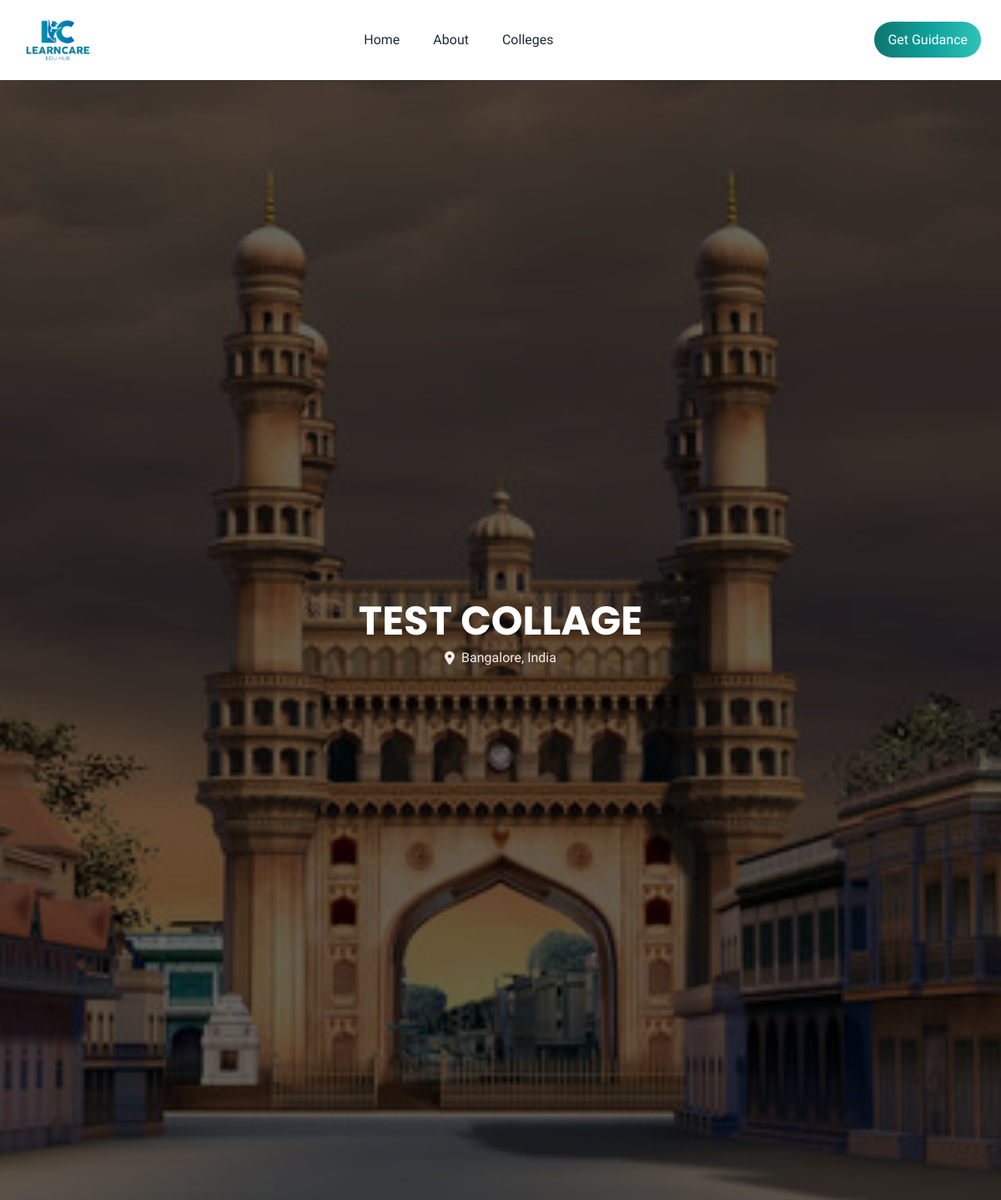
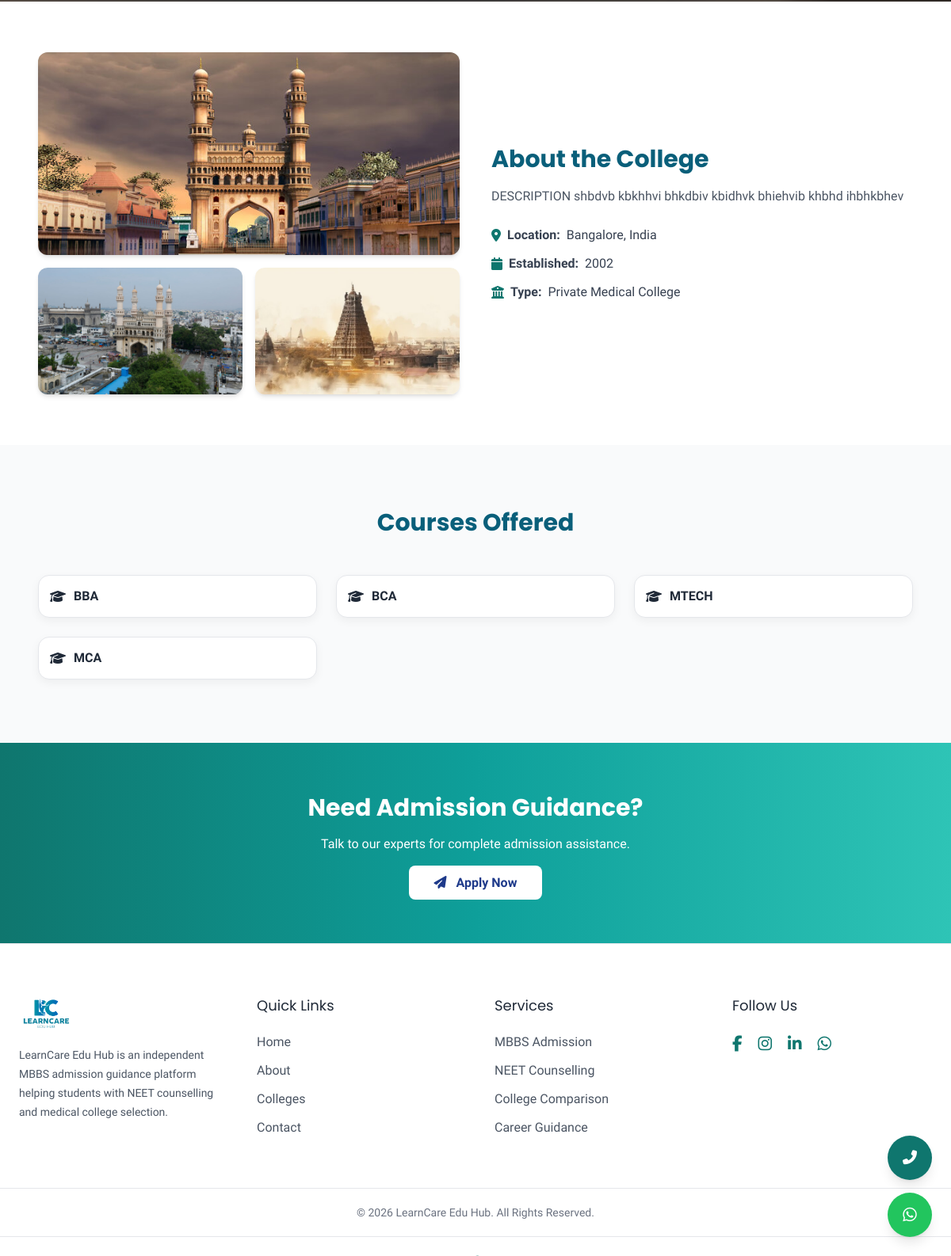
Page /collage/details/test-collage/ on the committed database (2 pictures, top to bottom).
### app/models.py (models this page shows, shortened)
class College(models.Model):
    slug = models.SlugField(unique=True)
    name = models.CharField(max_length=255)
    description = models.TextField()
    since = models.CharField(max_length=255, null=True, blank=True)
    type = models.CharField(
        max_length=255,
        default='Private Medical College',
        blank=True
    )
    courses = models.ManyToManyField(Course)
    location = models.ForeignKey(Location, on_delete=models.CASCADE)
    image1 = models.ImageField(upload_to='colleges/')
    image2 = models.ImageField(upload_to='colleges/', null=True, blank=True)
    image3 = models.ImageField(upload_to='colleges/' , null=True, blank=True)
    class Meta:
        verbose_name = "College"
        verbose_name_plural = "Colleges"
        ordering = ['name']

class Location(models.Model):
    state = models.CharField(max_length=255)
    image = models.ImageField(upload_to='locations/')
    class Meta:
        verbose_name = "Location"
        verbose_name_plural = "Locations"

class Course(models.Model):
    name = models.CharField(max_length=255)
    class Meta:
        verbose_name = "Course"
        verbose_name_plural = "Courses"

### app/views.py (the view)
# urls.py: path('collage/details/<slug:slug>/',views.college_details,name="college_details"),
def college_details(request,slug):
    college_details = get_object_or_404(College, slug=slug)
    return render(request,'college_details.html', {'college': college_details})

### app/templates/college_details.html (shortened to what this page needs)
{% extends "base.html" %}
{% block content %}
<section class="relative h-[35vh] md:h-[45vh] bg-center bg-cover flex items-center justify-center text-white"
    style="background-image:url('{{ college.image1.url }}');">
    <div class="absolute inset-0 bg-black/60"></div>
    <div class="relative text-center px-6">
        <h1 class="text-3xl md:text-5xl font-bold">{{ college.name }}</h1>
        <p class="text-white/90 mt-2 flex items-center justify-center gap-2">
            <i class="fa-solid fa-location-dot"></i> {{ college.location.state }}, India
        </p>
    </div>
</section>
<section class="py-16 bg-white">
    <div class="max-w-6xl mx-auto px-6 grid md:grid-cols-2 gap-10 items-center">
        <div class="grid grid-cols-2 gap-4">
            <img src="{{ college.image1.url }}"
                onclick="openImage(this.src)"
                class="rounded-xl shadow-md col-span-2 h-64 w-full object-cover cursor-pointer">
            {% if college.image2 %}
            <img src="{{ college.image2.url }}"
                onclick="openImage(this.src)"
                class="rounded-xl shadow-md h-40 w-full object-cover hover:scale-105 transition cursor-pointer">
            {% endif %}
            {% if college.image3 %}
            <img src="{{ college.image3.url }}"
                onclick="openImage(this.src)"
                class="rounded-xl shadow-md h-40 w-full object-cover hover:scale-105 transition cursor-pointer">
            {% endif %}
        </div>
        <div>
            <h2 class="text-3xl font-bold text-lcDark mb-4">
                About the College
            </h2>
            <p class="text-gray-600 leading-relaxed mb-6 text-justify">
                {{ college.description }}
            </p>
            <div class="space-y-3 text-gray-700">
                <p class="flex items-center gap-2">
                    <i class="fa-solid fa-location-dot text-lcPrimary"></i>
                    <strong>Location:</strong> {{ college.location.state }}, India
                </p>
                <p class="flex items-center gap-2">
                    <i class="fa-solid fa-calendar text-lcPrimary"></i>
                    <strong>Established:</strong> {{ college.since|default:"N/A" }}
                </p>
                <p class="flex items-center gap-2">
                    <i class="fa-solid fa-building-columns text-lcPrimary"></i>
                    <strong>Type:</strong> {{ college.type }}
                </p>
            </div>
        </div>
    </div>
</section>
<section class="py-20 bg-gray-50">
    <div class="max-w-6xl mx-auto px-6">
        <h2 class="text-3xl font-bold text-center text-lcDark mb-12">
            Courses Offered
        </h2>
        <div class="grid md:grid-cols-2 lg:grid-cols-3 gap-6">
            {% for course in college.courses.all %}
                <div class="course-box">
                    <i class="fa-solid fa-graduation-cap"></i> {{ course.name }}
                </div>
            {% empty %}
                <p class="text-center text-gray-500">No courses available at this time.</p>
            {% endfor %}
        </div>
    </div>
</section>
<section class="py-16 bg-lc-gradient text-white text-center">
    <h2 class="text-3xl font-bold mb-4">Need Admission Guidance?</h2>
    <p class="mb-6">Talk to our experts for complete admission assistance.</p>
    <a href="/contact/"
        class="bg-white text-blue-900 px-8 py-3 rounded-lg font-semibold hover:bg-orange-300 transition">
        <i class="fa-solid fa-paper-plane mr-2"></i> Apply Now
    </a>
</section>
{% endblock %}

### app/templates/base.html (style rules this page uses)
body, html { width: 100%; max-width: 100%; overflow-x: hidden; }
p, span, li, a, button, input, textarea, select, div { font-family: "Josefin Sans", sans-serif !important; }
h1, h2, h3, h4, h5, h6 { font-family: "Poppins", sans-serif !important; font-weight: 600; }

### app/templates/college_details.html (style rules this page uses)
.course-box { background: white; border-radius: 14px; padding: 14px; font-weight: 600; border: 1px solid #e5e7eb; box-shadow: 0 4px 12px rgba(0, 0, 0, 0.05); transition: 0.25s; display: flex; align-items: center; gap: 10px; }

### rows in the picture
College: image1 (picture), name "TEST COLLAGE", location.state "Bangalore", image2 (picture), image3 (picture), description "DESCRIPTION shbdvb kbkhhvi bhkdbiv kbidhvk bhiehvib khbhd ihbhkbhev", since "2002", type "Private Medical College"
Course: name "BBA"
Course: name "BCA"
Course: name "MTECH"
Course: name "MCA"
